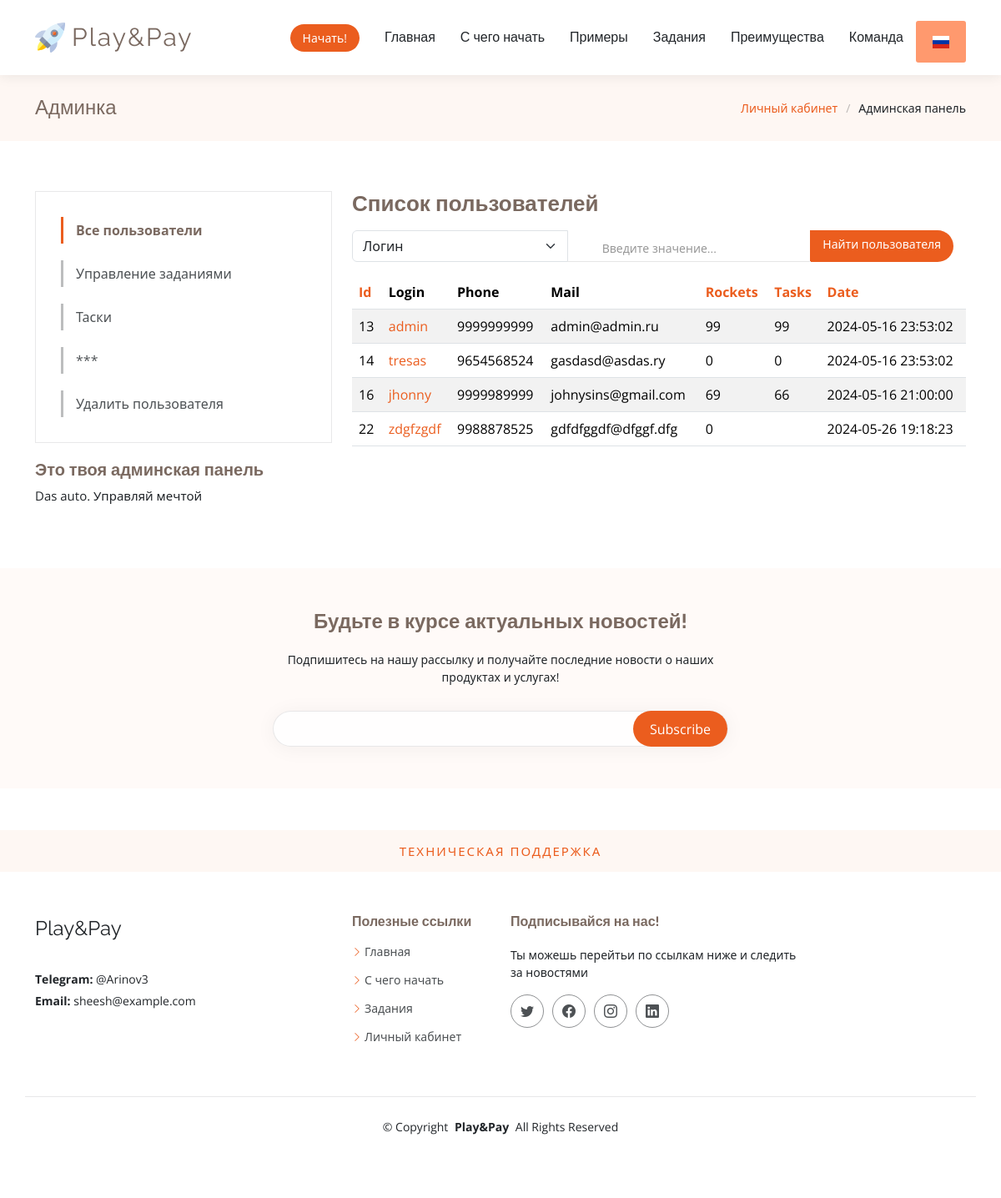
The app's page /admin.php with its own data.
### tables this page shows
CREATE TABLE `users` (
  `id` int(11) UNSIGNED NOT NULL,
  `login` varchar(30) NOT NULL,
  `phone` varchar(12) NOT NULL,
  `mail` varchar(30) NOT NULL,
  `pass` varchar(32) NOT NULL,
  `rockets` bigint(50) DEFAULT NULL,
  `tasks` int(11) DEFAULT NULL,
  `date` timestamp NOT NULL DEFAULT CURRENT_TIMESTAMP
);

### admin.php (the view, shortened to what this page needs)
<!DOCTYPE html>
<html lang="en">
<?php include 'header.php';
include 'forms/db.php';
$sort = $_GET['sort'] ?? 'id';
$order = $_GET['order'] ?? 'asc';
$query = "SELECT id, login, mail, phone, rockets, tasks, date FROM users ORDER BY $sort $order";
$stmt = $pdo->query($query);
?>
  <main class="main">
    <div class="page-title" data-aos="fade">
      <div class="container d-lg-flex justify-content-between align-items-center">
        <h1 class="mb-2 mb-lg-0">Админка</h1>
        <nav class="breadcrumbs">
          <ol>
            <li><a href="portfolio-details.php">Личный кабинет</a></li>
            <li class="current">Админская панель</li>
          </ol>
        </nav>
      </div>
    </div>
    <section id="service-details" class="service-details section">
  <div class="container">
    <div class="row gy-4">
      <div class="col-lg-4" data-aos="fade-up" data-aos-delay="100">
        <div class="services-list">
          <a href="#" class="active" data-target="#content-1">Все пользователи</a>
          <a href="#" data-target="#content-2">Управление заданиями</a>
          <a href="#" data-target="#content-3">Таски</a>
          <a href="#" data-target="#content-4">***</a>
          <a href="#" data-target="#content-5">Удалить пользователя</a>
        </div>
        <h4>Это твоя админская панель</h4>
        <p>Das auto. Управляй мечтой</p>
      </div>
      <div class="col-lg-8" data-aos="fade-up" data-aos-delay="200">
        <div id="content-1" class="content active">
          <h3>Список пользователей</h3>
          <p>
            <div class="table-responsive">
            <div class="input-group mb-3">
                <select class="form-select" id="searchField">
                    <option value="login">Логин</option>
                </select>
                <input type="text" class="form-control" id="searchInput" placeholder="Введите значение...">
                <a class="btn-getstarted" id="searchButton" href="javascript:void(0);">Найти пользователя</a>
            </div>
            <table class="table table-striped">
              <thead>
                <tr>
                  <th scope="col"><a href="?sort=id&order=<?= ($sort == 'id' && $order == 'asc') ? 'desc' : 'asc' ?>">Id</a></th>
                  <th scope="col">Login</th>
                  <th scope="col">Phone</th>
                  <th scope="col">Mail</th>
                  <th scope="col"><a href="?sort=rockets&order=<?= ($sort == 'rockets' && $order == 'asc') ? 'desc' : 'asc' ?>">Rockets</a></th>
                  <th scope="col"><a href="?sort=tasks&order=<?= ($sort == 'tasks' && $order == 'asc') ? 'desc' : 'asc' ?>">Tasks</a></th>
                  <th scope="col"><a href="?sort=date&order=<?= ($sort == 'date' && $order == 'asc') ? 'desc' : 'asc' ?>">Date</a></th>
                </tr>
              </thead>
              </p>
              <tbody id="userTableBody">
              <?php while ($row = $stmt->fetch(PDO::FETCH_ASSOC)): ?>
            <tr>
                <td><?= htmlspecialchars($row['id']) ?></td>
                <td><a href="#" data-bs-toggle="modal" data-bs-target="#exampleModal" data-login="<?= htmlspecialchars($row['login']) ?>"><?= htmlspecialchars($row['login']) ?></a></td>
                <td><?= htmlspecialchars($row['phone']) ?></td>
                <td><?= htmlspecialchars($row['mail']) ?></td>
                <td><?= htmlspecialchars($row['rockets']) ?></td>
                <td><?= htmlspecialchars($row['tasks']) ?></td>
                <td><?= htmlspecialchars($row['date']) ?></td>
            </tr>
            <?php endwhile; ?>
              </tbody>
        </div>
      </div>
    </div>
  </div>
    </section>
  </main>
<?php include 'footer.php'; ?>
</body>
</html>

### header.php (shortened to what this page needs)
<head>
  <link href="assets/vendor/bootstrap/css/bootstrap.min.css" rel="stylesheet">
  <link href="assets/vendor/bootstrap-icons/bootstrap-icons.css" rel="stylesheet">
  <link href="assets/vendor/aos/aos.css" rel="stylesheet">
  <link href="assets/vendor/glightbox/css/glightbox.min.css" rel="stylesheet">
  <link href="assets/vendor/swiper/swiper-bundle.min.css" rel="stylesheet">
  <link href="assets/css/main.css" rel="stylesheet">
</head>
<body class="index-page">
  <header id="header" class="header d-flex align-items-center sticky-top">
    <div class="container-fluid container-xl position-relative d-flex align-items-center">
      <a href="index.php" class="logo d-flex align-items-center me-auto">
        <img src="assets/img/logo.png" alt="">
        <h1 class="">Play&Pay</h1>
      </a>
      <nav id="navmenu" class="navmenu">
        <ul>
          <li><a href="index.php#hero" class="" data-lang-key="main-hd">Главная</a></li>
          <li><a href="index.php#services" data-lang-key="start-hd">С чего начать</a></li>
          <li><a href="index.php#about" data-lang-key="exmple-hd">Примеры</a></li>
          <li><a href="service-details.php" data-lang-key="tasks-hd">Задания</a></li>
          <li><a href="index.php#faq" data-lang-key="advantages-hd">Преимущества</a></li>
          <li><a href="index.php#team" data-lang-key="team-hd">Команда</a></li>
          <button class="change-lang" data-current-lang="ru">
                <img src="assets/img/russia.png" width="20" height="15">
              </button>
        </ul>
      </nav>
      <?php
      if (isset($_SESSION['login'])) {
          echo '<a href="portfolio-details.php" class="btn-getstarted" id="user-name" data-lang-key="user-login-hd">Привет, ' . htmlspecialchars($_SESSION['login']) . '</a>';
      } else {
          echo '<a href="log-in-page.php" class="btn-getstarted" id="login-btn" data-lang-key="login-hd">Начать!</a>';
      }
      ?>
    </div>
  </header>

### footer.php (shortened to what this page needs)
<footer id="footer" class="footer position-relative">
    <div class="footer-newsletter">
      <div class="container">
        <div class="row justify-content-center text-center">
          <div class="col-lg-6">
            <h4 data-lang-key="actual-news">Будьте в курсе актуальных новостей!</h4>
            <p data-lang-key="mailing-news">Подпишитесь на нашу рассылку и получайте последние новости о наших продуктах и услугах!</p>
            <form action="forms/newsletter.php" method="post" class="php-email-form">
              <div class="newsletter-form"><input type="email" name="email"><input type="submit" value="Subscribe"></div>
            </form>
          </div>
        </div>
      </div>
    </div>
<button class="my-button" type="button" data-bs-toggle="modal" data-bs-target="#exampleModal" data-lang-key="technical-support">
  Техническая поддержка
</button>
    <div class="container footer-top">
      <div class="row gy-4">
        <div class="col-lg-4 col-md-6 footer-about">
          <a href="index.html" class="d-flex align-items-center">
            <span class="">Play&Pay</span>
          </a>
          <div class="footer-contact pt-3">
            <p class="mt-3"><strong>Telegram:</strong> <span>@Arinov3</span></p>
            <p><strong>Email:</strong> <span>sheesh@example.com</span></p>
          </div>
        </div>
        <div class="col-lg-2 col-md-3 footer-links">
          <h4 data-lang-key="links-footer">Полезные ссылки</h4>
          <ul>
            <li><i class="bi bi-chevron-right"></i> <a href="#" data-lang-key="main-hd">Главная</a></li>
            <li><i class="bi bi-chevron-right"></i> <a href="#" data-lang-key="start-hd">С чего начать</a></li>
            <li><i class="bi bi-chevron-right"></i> <a href="#" data-lang-key="tasks-hd">Задания</a></li>
            <li><i class="bi bi-chevron-right"></i> <a href="#" data-lang-key="account-link-footer">Личный кабинет</a></li>
          </ul>
        </div>
        <div class="col-lg-4 col-md-12">
          <h4 data-lang-key="sub-footer">Подписывайся на нас!</h4>
          <p data-lang-key="news-sub-footer">Ты можешь перейтьи по ссылкам ниже и следить за новостями</p>
          <div class="social-links d-flex">
            <a href=""><i class="bi bi-twitter"></i></a>
            <a href=""><i class="bi bi-facebook"></i></a>
            <a href=""><i class="bi bi-instagram"></i></a>
            <a href=""><i class="bi bi-linkedin"></i></a>
          </div>
        </div>
      </div>
    </div>
    <div class="container copyright text-center mt-4">
      <p>© <span>Copyright</span> <strong class="px-1">Play&Pay</strong> <span>All Rights Reserved</span></p>
    </div>
  </footer>

### records on screen
users: id "13", login "admin", phone "9999999999", mail "admin@admin.ru", rockets "99", tasks "99", date "2024-05-16 23:53:02"
users: id "14", login "tresas", phone "9654568524", mail "gasdasd@asdas.ry", rockets "0", tasks "0", date "2024-05-16 23:53:02"
users: id "16", login "jhonny", phone "9999989999", mail "johnysins@gmail.com", rockets "69", tasks "66", date "2024-05-16 21:00:00"
users: id "22", login "zdgfzgdf", phone "9988878525", mail "gdfdfggdf@dfggf.dfg", rockets "0", date "2024-05-26 19:18:23"
